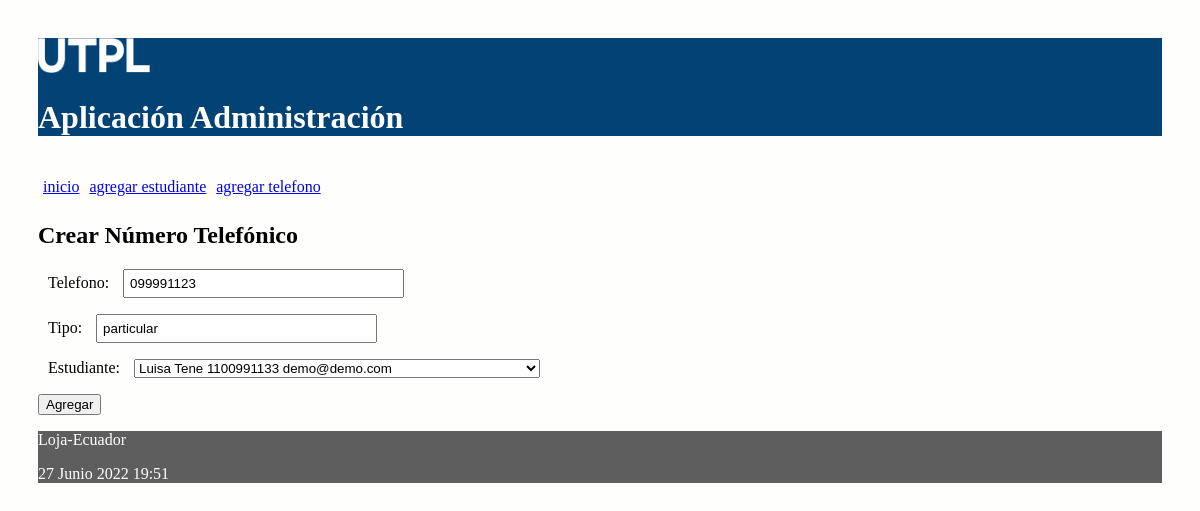
The app's page /editar/numero/telefonico/8 with its own data.
### administrativo/models.py (models this page shows, shortened)
class NumeroTelefonico(models.Model):
    telefono = models.CharField(max_length=100)
    tipo = models.CharField(max_length=100)
    estudiante = models.ForeignKey(Estudiante, on_delete=models.CASCADE,
            related_name="numeros_telefonicos")

### administrativo/views.py (the view)
# urls.py: path('editar/numero/telefonico/<int:id>', views.editar_numero_telefonico,
def editar_numero_telefonico(request, id):
    telefono = NumeroTelefonico.objects.get(pk=id)
    if request.method=='POST':
        formulario = NumeroTelefonicoForm(request.POST, instance=telefono)
        print(formulario.errors)
        if formulario.is_valid():
            formulario.save()
            return redirect(index)
    else:
        formulario = NumeroTelefonicoForm(instance=telefono)
    diccionario = {'formulario': formulario}
    return render(request, 'crearNumeroTelefonico.html', diccionario)

### administrativo/forms.py
class NumeroTelefonicoForm(ModelForm):
    class Meta:
        model = NumeroTelefonico
        fields = ['telefono', 'tipo', 'estudiante']

### administrativo/models.py (called while the page is built)
    def __str__(self):
        return "%s %s %s %s" % (self.nombre,
                self.apellido,
                self.cedula,
                self.correo)

### administrativo/templates/crearNumeroTelefonico.html (shortened to what this page needs)
{% extends "master.html" %}
{% block content %}
<h2>Crear Número Telefónico</h3>
<form action="" method="post">
  {{formulario.as_p}}
  <p><input type='submit' value='Agregar'/></p>
</form>
{% endblock %}

### administrativo/static/css/estilos.css (style rules this page uses)
body { background: #FEFEFD; padding: 30px; }
input[type=text], input[type=number] { width: 25%; padding: 5px 5px; box-sizing: border-box; }
label { padding: 12px 10px; }

### records on screen
NumeroTelefonico: telefono "099991123", tipo "particular", estudiante "Luisa Tene 1100991133 demo@demo.com"
